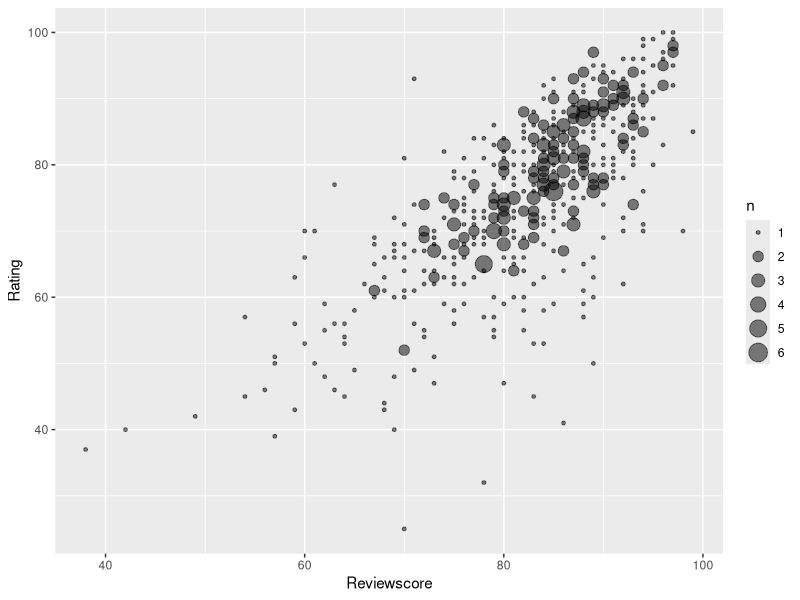

Here is the R script that generated this plot: (Note: this script raises an error after producing the figure.)
library(tidyverse)
library(ggplot2)
library(caret)

set.seed(43)

#read the input data
df <- read_csv("Games Database - Main Page.csv")

# convert to using tibble
df <- as_tibble(df)

# select only the necessary columns
df <- df %>% select(Game, 
                    Rating, 
                    Reviewscore, 
                    `Launch Platform(s)`, 
                    `Played on`, 
                    `Launch Year`, 
                    `Play Year`, 
                    `DLC/ Major update played`,
                    Publisher,
                    Developer,
                    Franchise,
                    Perspective,
                    `Main Category`,
                    `Extra Descriptors`,
                    `Remaster Reviewscore`,
                    `Remaster Release Year`)

## some quick exploratory plotting and analysis ##

#bubble plot
plot_data <- df %>% count(Reviewscore, Rating)
ggplot(plot_data, aes(x = Reviewscore, y = Rating, size = n)) +
  geom_point(alpha = 0.5)

#pearson correlation
cor(df$Rating, df$Reviewscore) # 0.730121

#convert the categoricals to factor
df$`DLC/ Major update played` <- as_factor(df$`DLC/ Major update played`)
df$Publisher <- as_factor(df$Publisher)
df$Developer <- as_factor(df$Developer)
df$Franchise <- as_factor(df$Franchise)
df$Perspective <- as_factor(df$Perspective)
df$`Main Category` <- as_factor(df$`Main Category`)

#function to group low volume categoricals into other for relevant fields
group_factor <- function(df, col_name, threshold){
  
  counts <- df %>% count(.data[[col_name]]) #need to use this format for count() within a function - annoying!
  counts_joined <- left_join(df, counts, by = col_name)
  df[[col_name]] <<- fct_collapse(counts_joined[[col_name]], Other = unique(counts_joined[[col_name]][counts_joined$n < threshold]))
}

#list the fields to group and the separate threshold for each
group_factor(df, "Publisher", 3)
group_factor(df, "Developer", 3)
group_factor(df, "Franchise", 3)
group_factor(df, "Main Category", 3)

#test and train split
train_ind <- as_vector(createDataPartition(df$Rating, p = 0.75))


train <- df[train_ind, ] #select all rows with the training indexes
test <- df[-train_ind, ] #select all rows not with the training indexes

## first model, linear using basic reviewscore only, for a benchmark ##

model1 <- lm(Rating ~ Reviewscore, data = train)
summary(model1) # Adjusted R-squared 0.5498 on training data

prediction <- predict(model1, test)
predict_df1 <- add_column(test, prediction)
cor(predict_df1$Rating, predict_df1$prediction)^2 # 0.4781 R-squared in test data

## linear model using all fields ##

model2 <- lm(Rating ~ Reviewscore 
             + Publisher 
             + Franchise
             + `Launch Year`
             + `Play Year`
             + `Main Category`
             + `DLC/ Major update played`
             + `Perspective`
             + `Played on`
             , data = train)

summary(model2) # Adjusted R-squared 0.6535 on training data

# identify any in the test set that were missing from train
missing_franchise <- setdiff(unique(test$Franchise), unique(train$Franchise))
# recode the missing as Other
test <- test %>% mutate(Franchise = fct_recode(Franchise, Other = missing_franchise[1]))

prediction <- predict(model2, test)
predict_df2 <- add_column(test, prediction)
cor(predict_df2$Rating, predict_df2$prediction)^2 # 0.4526 R-squared in test data
# overfitting going on?